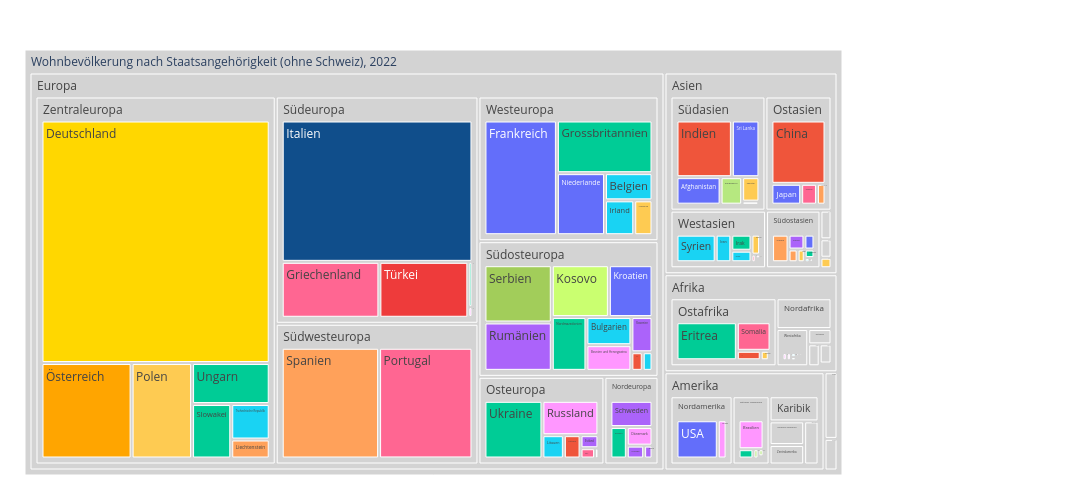

The notebook cell saved with this chart:
### Code cell
myHeaderTitle="Wohnbevölkerung nach Staatsangehörigkeit (ohne Schweiz), 2022"

fig = px.treemap(myTreemapAgg.query('NationSort != 8100').reset_index(), path=[px.Constant(myHeaderTitle)
                ,'KontinentLang', 'RegionLang','NationLang']
                 , values='sum_AnzBestWir'
                 , color='NationLang'
                 ## bei discrete scales (bei Klassen und Strings):                 
                , color_discrete_map={'(?)':'lightgrey','Deutschland':'gold', 'Schweiz':'#FF3030', 'Türkei':'#EE3B3B', 'Serbien':'#A2CD5A','Kosovo':'#CAFF70','Österreich':'orange','Italien':'#104E8B','AL':'deeppink','SVP':'forestgreen', 'FL ZÜRI':'#8B864E','Volt':'#lightblue' }             
                 ## bei continuous scales (bei Zahlenwerten):
                , color_continuous_scale='cividis'
                #, color_continuous_midpoint=np.average(df['AnzBestWir'], weights=df['AnzBestWir'])  
                 ,height=500
                 ,width=1300                 
                )
fig.update_traces(root_color="grey")
fig.update_layout(margin = dict(t=50, l=25, r=250, b=25))
#Was soll beim hoovern angezeigt werden?
fig.data[0].hovertemplate = '%{label}<br><br>AnzPers:<br>%{value}<extra></extra>'

fig.show()

### Figure 1 — Plotly figure (JSON) as saved in the notebook; plotly's stock layout.template omitted (floating-point values rounded to 4 significant figures; data arrays with more than 128 entries replaced by an {"elided": "..."} marker saying what was removed)
{"data": [{"branchvalues": "total", "customdata": {"elided": "209x1 str values"}, "domain": {"x": [0, 1], "y": [0, 1]}, "hovertemplate": "%{label}<br><br>AnzPers:<br>%{value}<extra></extra>", "ids": {"elided": "209 str values"}, "labels": {"elided": "209 str values"}, "marker": {"colors": {"elided": "209 str values"}}, "name": "", "parents": {"elided": "209 str values"}, "root": {"color": "grey"}, "type": "treemap", "values": {"elided": "209 int values"}}], "layout": {"height": 500, "legend": {"tracegroupgap": 0}, "margin": {"b": 25, "l": 25, "r": 250, "t": 50}, "width": 1300}}
